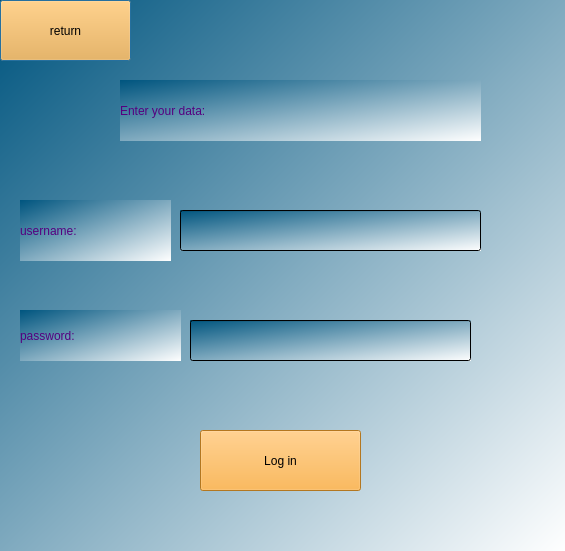
<?xml version="1.0" encoding="UTF-8"?>
<ui version="4.0">
 <class>login</class>
 <widget class="QDialog" name="login">
  <property name="geometry">
   <rect>
    <x>0</x>
    <y>0</y>
    <width>565</width>
    <height>551</height>
   </rect>
  </property>
  <property name="windowTitle">
   <string>Dialog</string>
  </property>
  <property name="styleSheet">
   <string notr="true">background-color: qlineargradient(spread:pad, x1:0, y1:0, x2:1, y2:1, stop:0.00469484 rgba(0, 85, 127, 255), stop:1 rgba(255, 255, 255, 255));</string>
  </property>
  <widget class="QPushButton" name="pushButton_3">
   <property name="geometry">
    <rect>
     <x>0</x>
     <y>0</y>
     <width>131</width>
     <height>61</height>
    </rect>
   </property>
   <property name="styleSheet">
    <string notr="true">font: 14pt &quot;Showcard Gothic&quot;;
color: rgb(0, 0, 0);
background-color: rgb(251, 167, 45);</string>
   </property>
   <property name="text">
    <string>return</string>
   </property>
  </widget>
  <widget class="QLabel" name="label">
   <property name="geometry">
    <rect>
     <x>120</x>
     <y>80</y>
     <width>361</width>
     <height>61</height>
    </rect>
   </property>
   <property name="styleSheet">
    <string notr="true">font: 700 20pt &quot;Segoe Script&quot;;
color: rgb(85, 0, 127);</string>
   </property>
   <property name="text">
    <string>Enter your data:</string>
   </property>
  </widget>
  <widget class="QLineEdit" name="lineEdit">
   <property name="geometry">
    <rect>
     <x>180</x>
     <y>210</y>
     <width>301</width>
     <height>41</height>
    </rect>
   </property>
  </widget>
  <widget class="QPushButton" name="pushButton_4">
   <property name="geometry">
    <rect>
     <x>200</x>
     <y>430</y>
     <width>161</width>
     <height>61</height>
    </rect>
   </property>
   <property name="styleSheet">
    <string notr="true">font: 14pt &quot;Showcard Gothic&quot;;
color: rgb(0, 0, 0);
background-color: rgb(251, 167, 45);</string>
   </property>
   <property name="text">
    <string>Log in</string>
   </property>
  </widget>
  <widget class="QLineEdit" name="lineEdit_2">
   <property name="geometry">
    <rect>
     <x>190</x>
     <y>320</y>
     <width>281</width>
     <height>41</height>
    </rect>
   </property>
   <property name="echoMode">
    <enum>QLineEdit::EchoMode::Password</enum>
   </property>
  </widget>
  <widget class="QLabel" name="label_2">
   <property name="geometry">
    <rect>
     <x>20</x>
     <y>200</y>
     <width>151</width>
     <height>61</height>
    </rect>
   </property>
   <property name="styleSheet">
    <string notr="true">font: 700 20pt &quot;Segoe Script&quot;;
color: rgb(85, 0, 127);</string>
   </property>
   <property name="text">
    <string>username:</string>
   </property>
  </widget>
  <widget class="QLabel" name="label_3">
   <property name="geometry">
    <rect>
     <x>20</x>
     <y>310</y>
     <width>161</width>
     <height>51</height>
    </rect>
   </property>
   <property name="styleSheet">
    <string notr="true">font: 700 20pt &quot;Segoe Script&quot;;
color: rgb(85, 0, 127);</string>
   </property>
   <property name="text">
    <string>password:</string>
   </property>
  </widget>
 </widget>
 <resources/>
 <connections/>
</ui>
